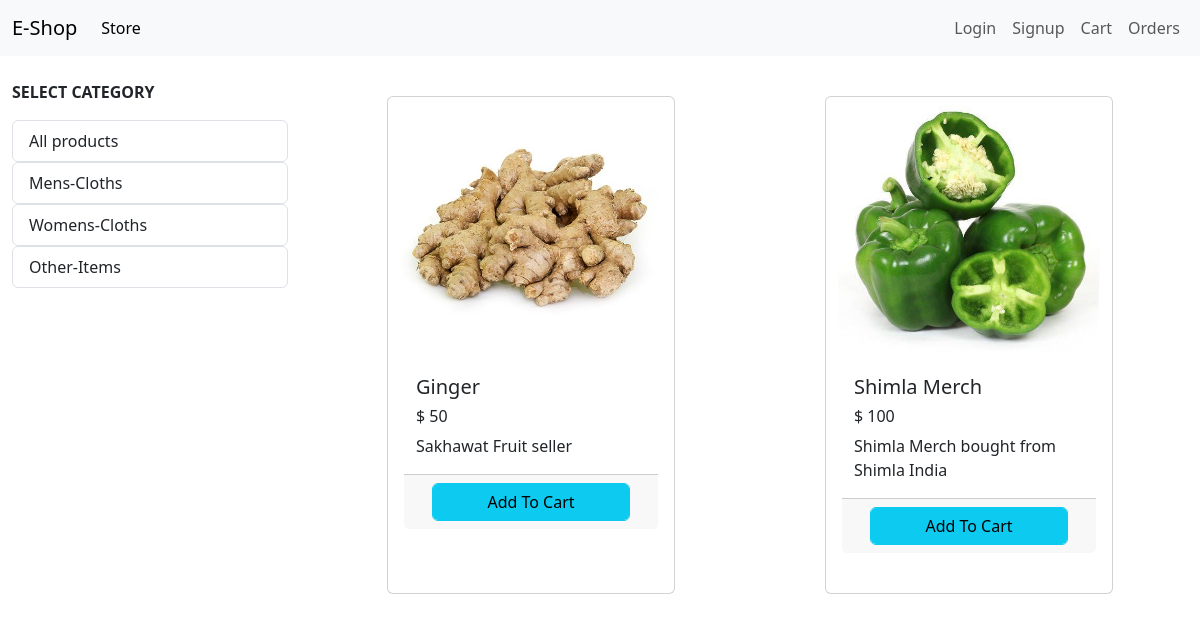
Screenshot of /?category=3 with the database file from the repository.
### store/models/category.py (models this page shows, shortened)
class Category (models.Model):
    name=models.CharField(max_length=50)

### store/models/product.py (models this page shows, shortened)
class Product (models.Model):
    name=models.CharField(max_length=50)
    price=models.IntegerField(default=0)
    description=models.TextField()
    category=models.ForeignKey(Category,on_delete=models.CASCADE,default=1)
    image=models.ImageField(upload_to="uploads/products")
    @staticmethod
    def get_all_products_by_id (category_id):
        if category_id:
            return Product.objects.filter(category=category_id)
        else:
            return Product.get_all_products()

### store/views/home.py (the view, shortened to what this page needs)
# urls.py: path("",Index.as_view(),name="home"),
class Index (View):
    def get(self,request):
        data={}
        product=None
        category=Category.objects.all()
        categoryid=request.GET.get("category")
        if categoryid:
            product=Product.get_all_products_by_id(categoryid)
        else:
            product=Product.get_all_products()
        data={
            "product":product,
            "category":category,
        }
        return render (request,"index.html",data)

### store/templatetags/customfilter.py (called while the page is built)
@register.filter(name="currency")
def currency (number):
    return "$ "+str(number)

### store/templates/index.html (shortened to what this page needs)
{% extends "base.html" %}
{% block content %}
{% load cart %}
{% load customfilter %}
<div class="container-fluid mt-4">
  <div class="row">
  <div class="col-lg-3">
    <p><b>SELECT CATEGORY</b></p>
    <div class="list-group">
      <a href="/" class="list-group-item">All products</a>
    </div>
    {% for cat in category %}
    <div class="list-group">
      <a href="/?category={{cat.id}}" class="list-group-item"> {{cat.name}} </a>
    </div>
    {% endfor %}
  </div>
  <div class="col-lg-9">
    <div class="row mx-auto">
      {% for product in product %}
      <div class="card mx-auto mt-3 mb-3" id={{product.id}} style="width: 18rem;">
        <img src={{product.image.url}} class="card-img-top" alt="...">
        <div class="card-body">
          <h5 class="card-title">{{product.name}}</h5>
          <h6 class="card-text">{{product.price|currency}}</h6>
          <p class="card-text">{{product.description}}</p>
          <div class="card-footer p=0 row no-gutters ">
            {% if product|is_in_cart:request.session.cart %}
                <form action="/#{{product.id}}" method="POST" class="col-lg-2">
                  {% csrf_token %}
                  <input hidden type="text" name="product" value={{product.id}} >
                  <input hidden type='text' name='remove' value='True'>
                  <input type="submit" value=" - " class=" btn btn-block btn-secondary">
                </form>
                <div class="text-center col">{{product|cart_count:request.session.cart}} in Cart</div>
                <form action="/#{{product.id}}" method="POST" class="col-lg-2">
                  {% csrf_token %}
                  <input hidden name="product" value={{product.id}} >
                  <input type="submit" value=" + " class=" btn btn-block btn-secondary">
                </form>
            {% else %}
              <form action="/#{{product.id}}" method="POST" class="">
                <input type="submit" class="btn btn-info form-control" name="" id="" value="Add To Cart">
              </form>
            {% endif %}
          </div>
        </div>
        <br>
      </div>
      {% endfor %}
  </div>
  </div>
  </div>
</div>
{% endblock  %}

### rows the page displays
Category: name "Mens-Cloths"
Category: name "Womens-Cloths"
Category: name "Other-Items"
Product: image (picture), name "Ginger", price "$ 50", description "Sakhawat Fruit seller"
Product: image (picture), name "Shimla Merch", price "$ 100", description "Shimla Merch bought from Shimla India"
